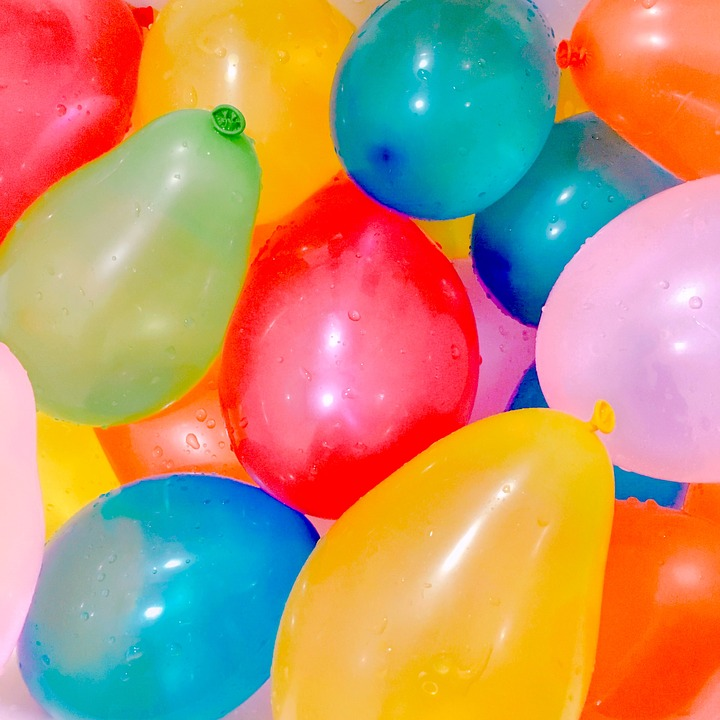
#> input picture image_representation_analysis/images/water_ballons.jpg, 720 x 720 px
$ jupyter execute HSV_color_space_balloons.ipynb   (shell and % lines are left out)
#> lines starting #> are read from the running program, lines starting #| are printed output that depends on the picture; after the words box and inside, x2 and y2 are one past the last pixel; in counts of white or black regions, pixels touching at a corner belong together
# HSV Color Space, Balloons

## import resources and display image

[cell 1]
import numpy as np
import matplotlib.pyplot as plt
import cv2

[cell 2]
image = cv2.imread('images/water_ballons.jpg')
#> image is the input picture: shape (720, 720, 3); mean B, G, R 109.7, 145.9, 188.5

image_copy = np.copy(image)

image_copy = cv2.cvtColor(image_copy, cv2.COLOR_BGR2RGB)

plt.imshow(image_copy)

## Plot color channels

* Each pixel in image has x and y values for its position and has RGB value for its color
* following, we isolate each color channles and display them

[cell 3]
# RGB channels
r = image_copy[:,:,0]
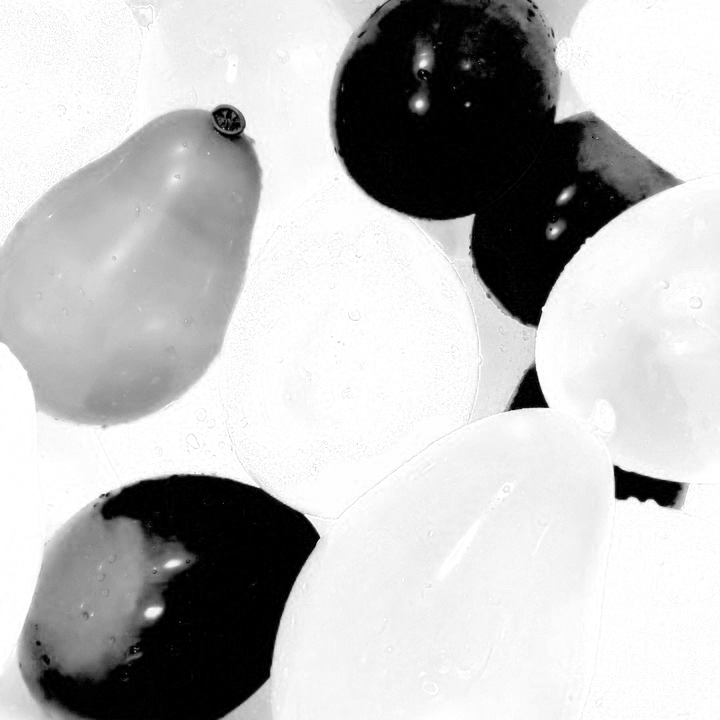
#> r: shape (720, 720); min 0, max 255, mean 188.5
g = image_copy[:,:,1]
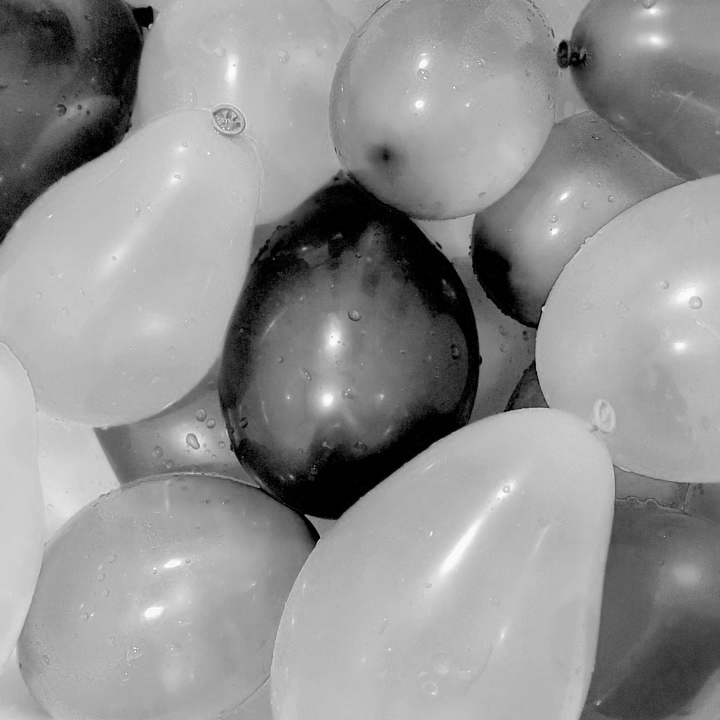
#> g: shape (720, 720); min 0, max 255, mean 145.9
b = image_copy[:,:,2]
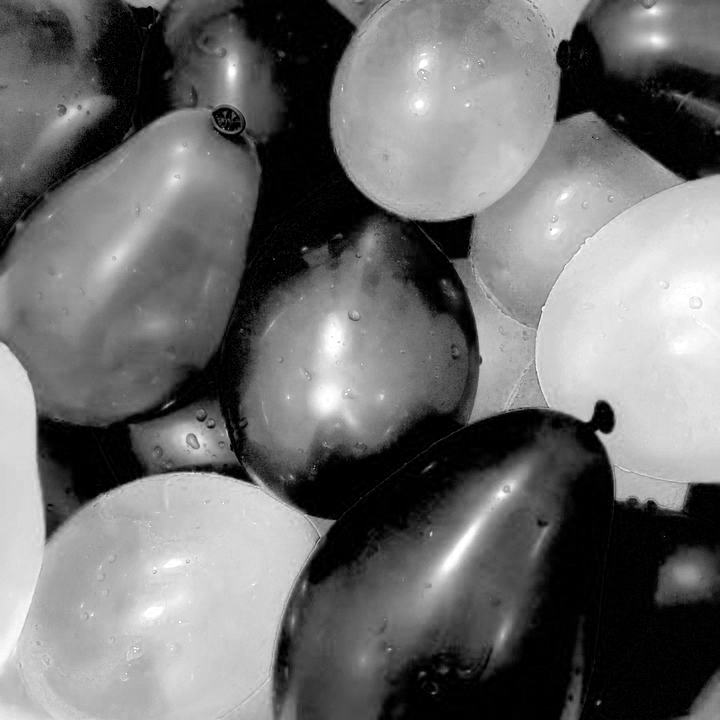
#> b: shape (720, 720); min 0, max 255, mean 109.7

** Show the three channels represented in grayscale intensity **

[cell 4]
f, (ax1, ax2, ax3) = plt.subplots(1,3,figsize=(20, 10))

ax1.set_title('Red')
ax1.imshow(r, cmap='gray')

ax2.set_title('Green')
ax2.imshow(g, cmap='gray')

ax3.set_title('Blue')
ax3.imshow(b, cmap='gray')
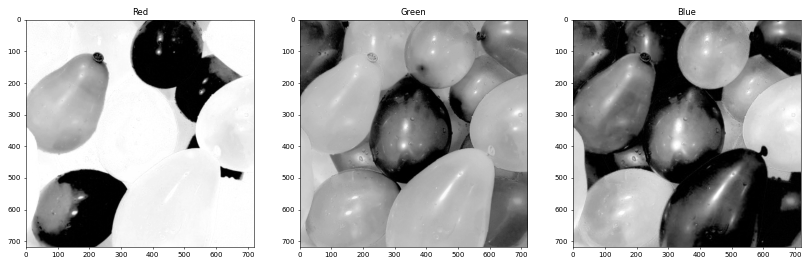
#> figure drawn by matplotlib, 3 panels

The brighter pixels indicate higher values of red, green, or blue respectively

## Compare RGB and HSV

** Convert RGB to HSV **

[cell 5]
hsv = cv2.cvtColor(image_copy, cv2.COLOR_RGB2HSV)
#> hsv: shape (720, 720, 3); mean H, S, V 73.2, 177.5, 224.5

# HSV channels
h = hsv[:,:,0]
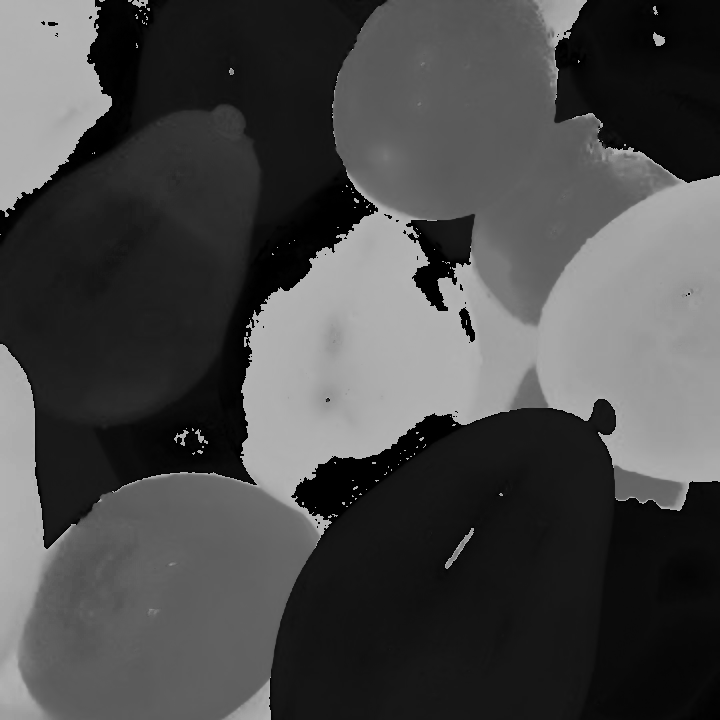
#> h: shape (720, 720); min 0, max 179, mean 73.2
s = hsv[:,:,1]
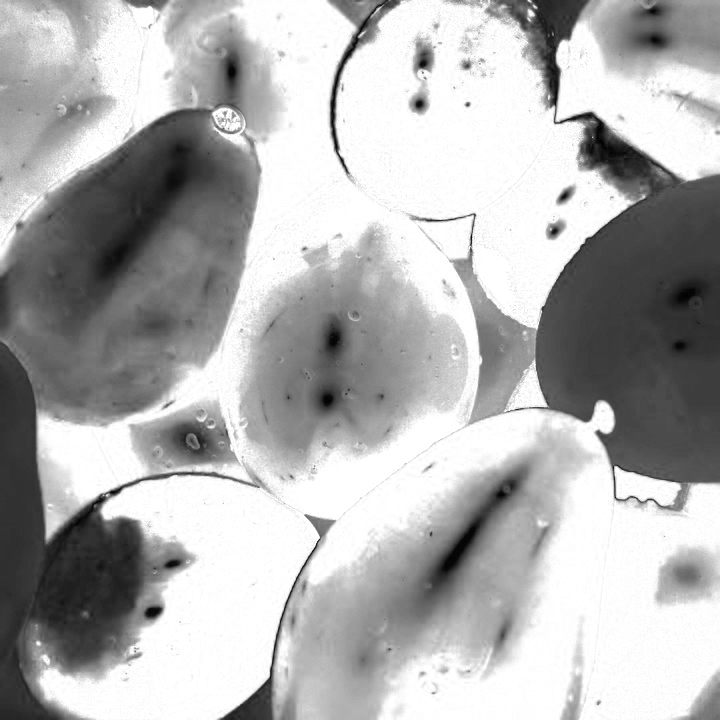
#> s: shape (720, 720); min 0, max 255, mean 177.5
v = hsv[:,:,2]
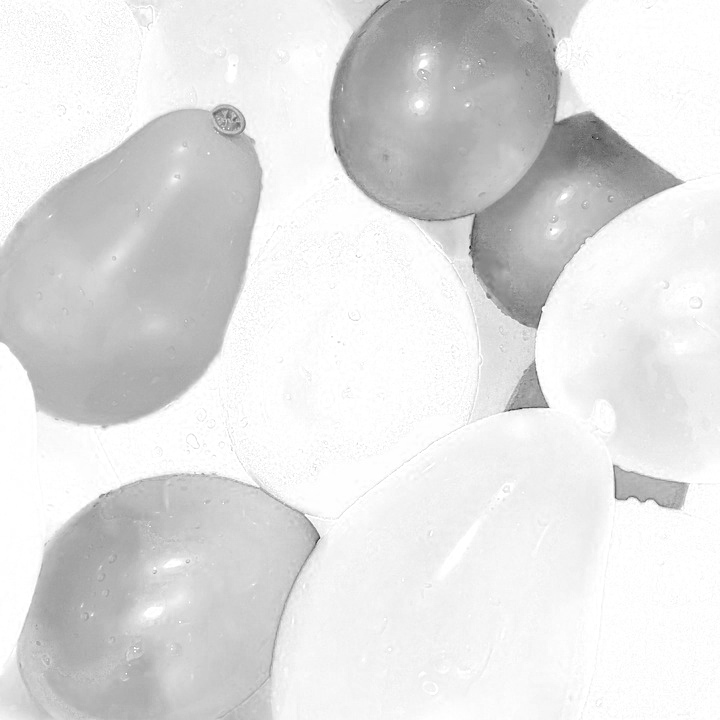
#> v: shape (720, 720); min 27, max 255, mean 224.5

f, (ax1, ax2, ax3) = plt.subplots(1,3,figsize=(20, 10))

ax1.set_title('Hue')
ax1.imshow(h, cmap='gray')

ax2.set_title('Saturation')
ax2.imshow(s, cmap='gray')

ax3.set_title('Value')
ax3.imshow(v, cmap='gray')

**Define pink and bue selection thresholds**

[cell 6]
# Define color selection criteria in RGB values

# Here define the pink color range by using RGB color selector
lower_pink = np.array([180, 0, 100])
upper_pink = np.array([255, 255, 230])

[cell 7]
# Define color selection criteria in HSV values

# Here define the pink color range by using HSV color selector
# Note we are allowing any value for the saturation and value channels, 0-255
lower_hue = np.array([145, 0, 0])
upper_hue = np.array([195, 255, 255])

**Mask the image**

[cell 8]
# RGB mask

mask_rgb = cv2.inRange(image_copy, lower_pink, upper_pink)
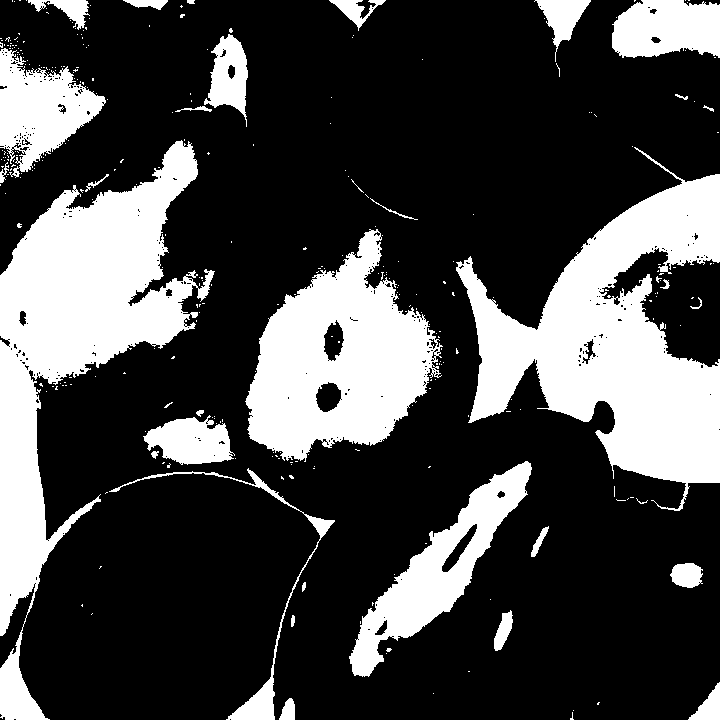
#> mask_rgb: shape (720, 720); 27.7% white; 317 white regions (286 under 20 px), largest, box (x1, y1, x2, y2) and area: (0, 140, 215, 720) 40638, (456, 147, 720, 511) 40448, (245, 229, 443, 462) 25450

masked_image = np.copy(image_copy)

masked_image[mask_rgb==0] = [0,0,0]

plt.imshow(masked_image)

[cell 9]
# HSV mask

mask_hsv = cv2.inRange(hsv, lower_hue, upper_hue)
#> mask_hsv: shape (720, 720); 24.2% white; 128 white regions (113 under 20 px), largest, box (x1, y1, x2, y2) and area: (142, 147, 720, 541) 93052, (0, 0, 112, 217) 16960, (0, 344, 76, 720) 12286

# plt.imshow(mask_hsv)

masked_image = np.copy(image_copy)

masked_image[mask_hsv==0] = [0,0,0]
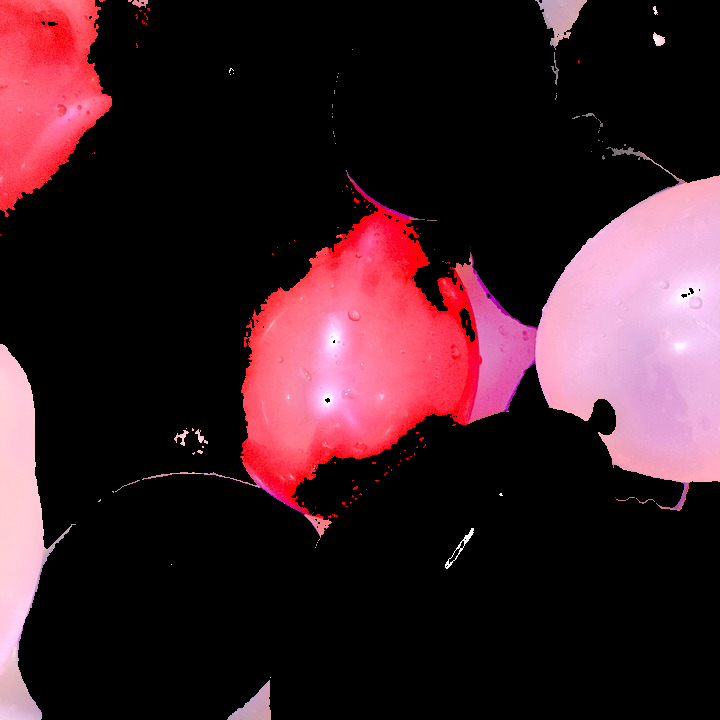
#> masked_image: shape (720, 720, 3); mean R, G, B 59.4, 30.9, 38.6

plt.imshow(masked_image)
